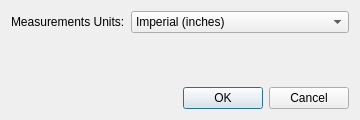
<?xml version="1.0" encoding="UTF-8"?>
<ui version="4.0">
 <class>SettingsDialog</class>
 <widget class="QDialog" name="SettingsDialog">
  <property name="geometry">
   <rect>
    <x>0</x>
    <y>0</y>
    <width>360</width>
    <height>120</height>
   </rect>
  </property>
  <property name="windowTitle">
   <string>Settings</string>
  </property>
  <property name="modal">
   <bool>true</bool>
  </property>
  <layout class="QVBoxLayout" name="verticalLayout">
   <item>
    <layout class="QFormLayout" name="formLayout">
     <item row="0" column="0">
      <widget class="QLabel" name="measurementSystemLabel">
       <property name="text">
        <string>Measurements Units:</string>
       </property>
       <property name="buddy">
        <cstring>measurementSystemComboBox</cstring>
       </property>
      </widget>
     </item>
     <item row="0" column="1">
      <widget class="QComboBox" name="measurementSystemComboBox">
       <item>
        <property name="text">
         <string>Imperial (inches)</string>
        </property>
       </item>
       <item>
        <property name="text">
         <string>Metric (millimeters)</string>
        </property>
       </item>
       <item>
        <property name="text">
         <string>Studs</string>
        </property>
       </item>
       <item>
        <property name="text">
         <string>Plates</string>
        </property>
       </item>
      </widget>
     </item>
    </layout>
   </item>
   <item>
    <spacer name="verticalSpacer">
     <property name="orientation">
      <enum>Qt::Orientation::Vertical</enum>
     </property>
     <property name="sizeHint" stdset="0">
      <size>
       <width>20</width>
       <height>20</height>
      </size>
     </property>
    </spacer>
   </item>
   <item>
    <widget class="QDialogButtonBox" name="buttonBox">
     <property name="orientation">
      <enum>Qt::Orientation::Horizontal</enum>
     </property>
     <property name="standardButtons">
      <set>QDialogButtonBox::StandardButton::Cancel|QDialogButtonBox::StandardButton::Ok</set>
     </property>
    </widget>
   </item>
  </layout>
 </widget>
 <tabstops>
  <tabstop>measurementSystemComboBox</tabstop>
  <tabstop>buttonBox</tabstop>
 </tabstops>
 <resources/>
 <connections/>
</ui>
